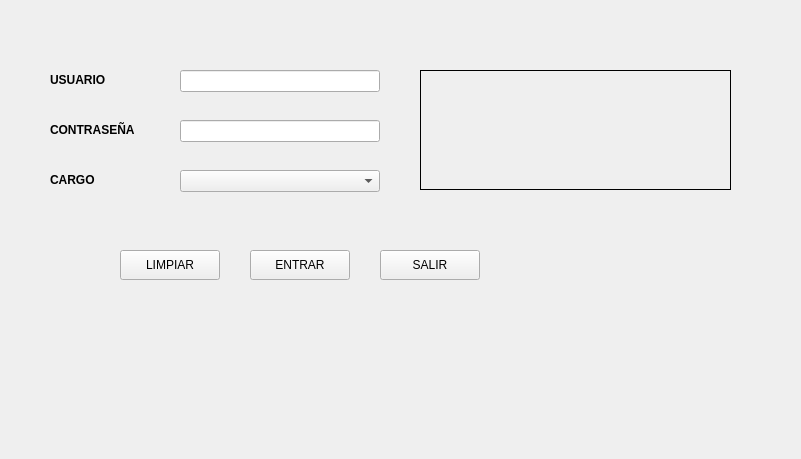
<?xml version="1.0" encoding="UTF-8"?>
<ui version="4.0">
 <class>VentanaInicio</class>
 <widget class="QWidget" name="VentanaInicio">
  <property name="geometry">
   <rect>
    <x>0</x>
    <y>0</y>
    <width>801</width>
    <height>459</height>
   </rect>
  </property>
  <property name="windowTitle">
   <string>Componentes Gráficos</string>
  </property>
  <widget class="QLabel" name="labelUsuario">
   <property name="geometry">
    <rect>
     <x>50</x>
     <y>70</y>
     <width>100</width>
     <height>20</height>
    </rect>
   </property>
   <property name="font">
    <font>
     <weight>75</weight>
     <bold>true</bold>
    </font>
   </property>
   <property name="text">
    <string>USUARIO</string>
   </property>
  </widget>
  <widget class="QLineEdit" name="txtUsuario">
   <property name="geometry">
    <rect>
     <x>180</x>
     <y>70</y>
     <width>200</width>
     <height>22</height>
    </rect>
   </property>
  </widget>
  <widget class="QLabel" name="labelContrasena">
   <property name="geometry">
    <rect>
     <x>50</x>
     <y>120</y>
     <width>120</width>
     <height>20</height>
    </rect>
   </property>
   <property name="font">
    <font>
     <weight>75</weight>
     <bold>true</bold>
    </font>
   </property>
   <property name="text">
    <string>CONTRASEÑA</string>
   </property>
  </widget>
  <widget class="QLineEdit" name="txtContrasena">
   <property name="geometry">
    <rect>
     <x>180</x>
     <y>120</y>
     <width>200</width>
     <height>22</height>
    </rect>
   </property>
   <property name="echoMode">
    <enum>QLineEdit::Password</enum>
   </property>
  </widget>
  <widget class="QLabel" name="labelCargo">
   <property name="geometry">
    <rect>
     <x>50</x>
     <y>170</y>
     <width>100</width>
     <height>20</height>
    </rect>
   </property>
   <property name="font">
    <font>
     <weight>75</weight>
     <bold>true</bold>
    </font>
   </property>
   <property name="text">
    <string>CARGO</string>
   </property>
  </widget>
  <widget class="QComboBox" name="comboCargo">
   <property name="geometry">
    <rect>
     <x>180</x>
     <y>170</y>
     <width>200</width>
     <height>22</height>
    </rect>
   </property>
  </widget>
  <widget class="QPushButton" name="btnLimpiar">
   <property name="geometry">
    <rect>
     <x>120</x>
     <y>250</y>
     <width>100</width>
     <height>30</height>
    </rect>
   </property>
   <property name="text">
    <string>LIMPIAR</string>
   </property>
  </widget>
  <widget class="QPushButton" name="btnEntrar">
   <property name="geometry">
    <rect>
     <x>250</x>
     <y>250</y>
     <width>100</width>
     <height>30</height>
    </rect>
   </property>
   <property name="text">
    <string>ENTRAR</string>
   </property>
  </widget>
  <widget class="QPushButton" name="btnSalir">
   <property name="geometry">
    <rect>
     <x>380</x>
     <y>250</y>
     <width>100</width>
     <height>30</height>
    </rect>
   </property>
   <property name="text">
    <string>SALIR</string>
   </property>
  </widget>
  <widget class="QLabel" name="labelLogo">
   <property name="geometry">
    <rect>
     <x>420</x>
     <y>70</y>
     <width>311</width>
     <height>120</height>
    </rect>
   </property>
   <property name="frameShape">
    <enum>QFrame::Box</enum>
   </property>
   <property name="text">
    <string/>
   </property>
   <property name="pixmap">
    <pixmap>../img/logo_ue.png</pixmap>
   </property>
  </widget>
 </widget>
 <resources/>
 <connections/>
</ui>
